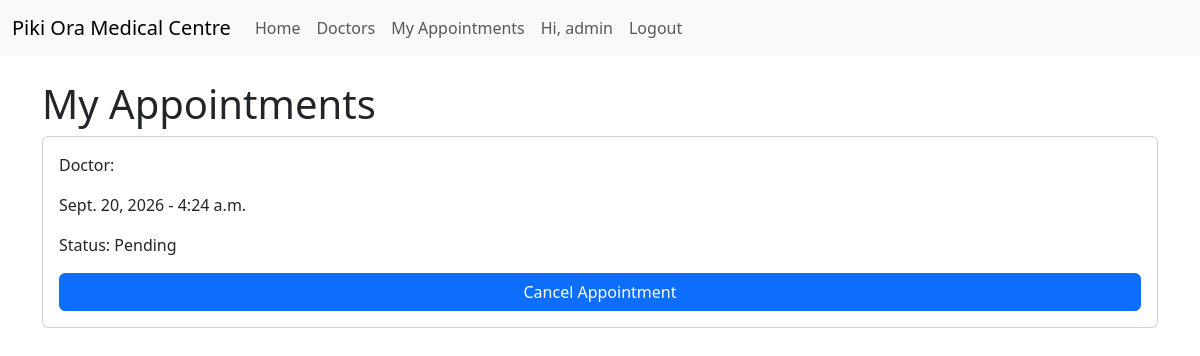
The app's page /tools/my_appointments/ (signed in), older data.
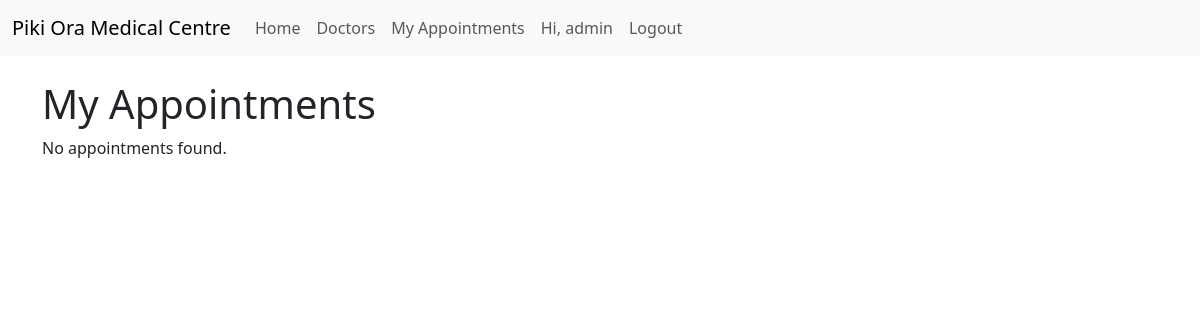
The same page, newer data.
### tools/models.py (models this page shows, shortened)
class Appointment(models.Model):
    STATUS_CHOICES = (
        ('pending', 'Pending'),
        ('confirmed', 'Confirmed'),
        ('cancelled', 'Cancelled'),
    )
    patient = models.ForeignKey(User, on_delete=models.CASCADE, related_name='appointments')
    slot = models.OneToOneField(Appointment_Slot, on_delete=models.CASCADE, related_name='appointment')
    appointment_status = models.CharField(max_length=20, choices=STATUS_CHOICES, default='pending')
    appointment_details = models.TextField(blank=True)
    appointment_date_time = models.DateTimeField(auto_now_add=True)

class Appointment_Slot(models.Model):
    doctor = models.ForeignKey(Doctor, on_delete=models.CASCADE, related_name='slots')
    appointment_date = models.DateField()
    appointment_time = models.TimeField()
    appointment_end_time = models.TimeField()
    is_booked = models.BooleanField(default=False)
    class Meta:
        unique_together = ('doctor', 'appointment_date', 'appointment_time')
        ordering = ['appointment_date', 'appointment_time']

### tools/views.py (the view)
# urls.py: path('my_appointments/', views.my_appointments, name='my_appointments'),
@login_required
def my_appointments(request):
    appointments = request.user.appointments.all()
    return render(request, 'my_appointments.html', {'appointments': appointments})

### tools/models.py (called while the page is built)
    @property
    def name(self):
        return self.user.get_full_name() or self.user.username

### templates/my_appointments.html (shortened to what this page needs)
{% extends 'base.html' %}
{% block content %}
    <h1> My Appointments </h1>
    {% for appt in appointments %}
        <div class="card mb-2 p-3">
            <p>Doctor: {{ appt.slot.doctor.name }}</p>
            <p>{{ appt.slot.appointment_date }} - {{ appt.slot.appointment_time }}</p>
            <p>Status: {{ appt.get_appointment_status_display }}</p>
            <a class="btn btn-primary" href="{% url 'cancel_appointment' appt.id %}">Cancel Appointment</a>
        </div>
    {% empty %}
        <p>No appointments found.</p>
    {% endfor %}
{% endblock %}

Row changes from the older to the newer data that the page shows:
removed Appointment: slot.appointment_date "Sept. 20, 2026", slot.appointment_time "4:24 a.m.", appointment_status "Pending"
Text that changed along with them:
text now shown: "No appointments found."
